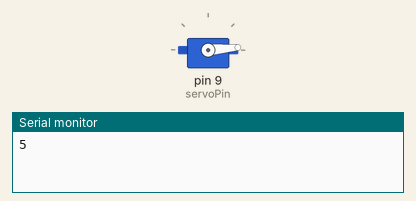
Simulated run of this sketch. Board: Arduino Uno, built with avr-gcc and run on an emulated ATmega328P. Parts: servo, the last lines printed to the serial monitor.

Above: at 0.05 s.
At 4.25 s:
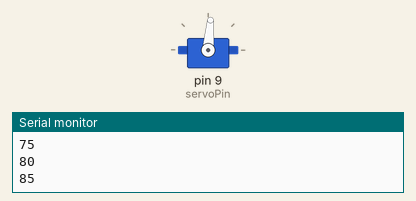
At 8.45 s:
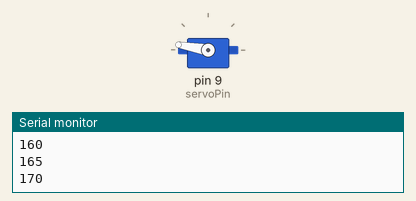
At 16.95 s:
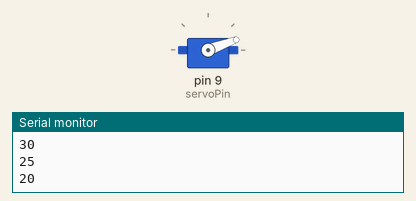
Timing chart, 0 to 23.4 s (numbered marks = the images above):
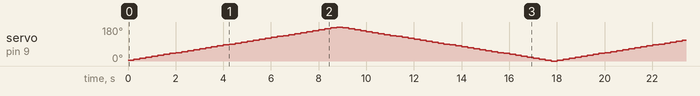

The sketch:

servoLoop.ino
```cpp
#include <Servo.h>
int servoPin = 9;
int servoPos = 5;
int changeVal = 5;
int t = 250;
Servo myServo;

void setup() {
  Serial.begin(9600);
  myServo.attach(servoPin);
}

void loop() {
  Serial.println(servoPos);
  if (servoPos == 180 || servoPos == 0) {
    changeVal = -changeVal;
  }
  myServo.write(servoPos);
  servoPos = servoPos + changeVal;
  delay(t);
}
```
